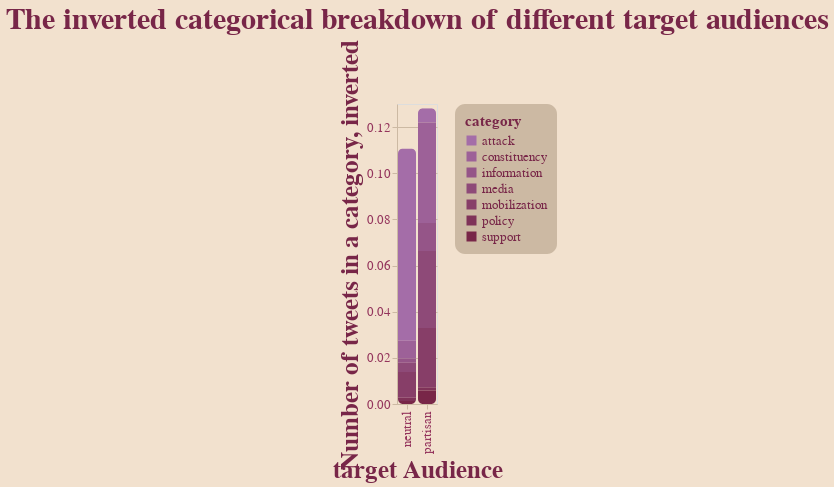

Notebook source saved alongside this figure:
### Markdown cell above
At this point I realized I wanted to make it seem that attackign tweets were the most popular, when in actuality they are barely a category at all. To go about this, I was consdierng many ways of presenting the data, but all of them seemed **just too readable!** So instead settled for a good old fashion data transformation:

#### **ENTER IN THE MAGICAL 1 / X**

I decided what better way to make the data and trends of a graph more clear than to just invert all the numbers!

And so, that is exactly what I did! The following graph, an "inversion" of the first graph,  does not just present the data relationships completley backward, but it **certainly does not make it clear what transformation I used to get the data to that point :))**

### Code cell
unequal_misleading = chart.mark_bar().encode (
    alt.X( "bias-trun", title="target Audience" ),
    alt.Y( "invert", title="Number of tweets in a category, inverted" ),
    alt.Color( "category" )
).properties(
    title="The inverted categorical breakdown of different target audiences"
)

apply_all(unequal_misleading, pallet)

### Figure 1 — Vega-Lite specification as saved in the notebook (floating-point values rounded to 4 significant figures)
{"config": {"view": {"continuousWidth": 400, "continuousHeight": 300}, "axis": {"domainColor": "#CCB9A3", "gridColor": "#CCB9A3", "labelColor": "#94345C", "labelFontSize": 13, "tickColor": "#CCB9A3", "titleColor": "#782648", "titleFontSize": 25}, "background": "#F2E1CE", "bar": {"cornerRadius": 5}, "font": "DINCondensed-Bold", "legend": {"cornerRadius": 10, "fillColor": "#CCB9A3", "labelColor": "#782648", "labelFontSize": 13, "padding": 10, "titleColor": "#782648", "titleFontSize": 15}, "range": {"category": ["#A46DA8", "#9D6198", "#955588", "#8E4A78", "#873E68", "#7F3258", "#782648"]}, "title": {"color": "#782648", "fontSize": 30}}, "data": {"name": "data-b18f56463b49e574ace535444f5bfcab"}, "mark": "bar", "encoding": {"color": {"field": "category", "type": "nominal"}, "x": {"field": "bias-trun", "title": "target Audience", "type": "nominal"}, "y": {"field": "invert", "title": "Number of tweets in a category, inverted", "type": "quantitative"}}, "title": "The inverted categorical breakdown of different target audiences", "$schema": "https://vega.github.io/schema/vega-lite/v4.17.0.json", "datasets": {"data-b18f56463b49e574ace535444f5bfcab": [{"bias-trun": "partisan", "category": "policy", "value": 706, "perc": 58.35, "invert": 0.001416, "invert-perc": 1.105, "Unnamed: 6": null, "Unnamed: 7": null, "Unnamed: 8": null, "Unnamed: 9": null}, {"bias-trun": "partisan", "category": "attack", "value": 160, "perc": 13.22, "invert": 0.00625, "invert-perc": 4.875, "Unnamed: 6": null, "Unnamed: 7": null, "Unnamed: 8": null, "Unnamed: 9": null}, {"bias-trun": "partisan", "category": "information", "value": 82, "perc": 6.777, "invert": 0.0122, "invert-perc": 9.513, "Unnamed: 6": null, "Unnamed: 7": null, "Unnamed: 8": "total=", "Unnamed: 9": 5000.0}, {"bias-trun": "partisan", "category": "mobilization", "value": 39, "perc": 3.223, "invert": 0.02564, "invert-perc": 20.0, "Unnamed: 6": null, "Unnamed: 7": null, "Unnamed: 8": "partisan total=", "Unnamed: 9": 1210.0}, {"bias-trun": "partisan", "category": "support", "value": 170, "perc": 14.05, "invert": 0.005882, "invert-perc": 4.589, "Unnamed: 6": null, "Unnamed: 7": null, "Unnamed: 8": "neutral total=", "Unnamed: 9": 2499.0}, {"bias-trun": "partisan", "category": "constituency", "value": 23, "perc": 1.901, "invert": 0.04348, "invert-perc": 33.92, "Unnamed: 6": null, "Unnamed: 7": null, "Unnamed: 8": null, "Unnamed: 9": null}, {"bias-trun": "partisan", "category": "media", "value": 30, "perc": 2.479, "invert": 0.03333, "invert-perc": 26.0, "Unnamed: 6": null, "Unnamed: 7": null, "Unnamed: 8": "total-inv", "Unnamed: 9": 0.239}, {"bias-trun": "neutral", "category": "policy", "value": 705, "perc": 28.21, "invert": 0.001418, "invert-perc": 1.281, "Unnamed: 6": null, "Unnamed: 7": null, "Unnamed: 8": "partisan inv", "Unnamed: 9": 0.1282}, {"bias-trun": "neutral", "category": "attack", "value": 12, "perc": 0.4802, "invert": 0.08333, "invert-perc": 75.23, "Unnamed: 6": null, "Unnamed: 7": null, "Unnamed: 8": "neutral inv", "Unnamed: 9": 0.1108}, {"bias-trun": "neutral", "category": "information", "value": 565, "perc": 22.61, "invert": 0.00177, "invert-perc": 1.598, "Unnamed: 6": null, "Unnamed: 7": null, "Unnamed: 8": null, "Unnamed: 9": null}, {"bias-trun": "neutral", "category": "mobilization", "value": 90, "perc": 3.601, "invert": 0.01111, "invert-perc": 10.03, "Unnamed: 6": null, "Unnamed: 7": null, "Unnamed: 8": null, "Unnamed: 9": null}, {"bias-trun": "neutral", "category": "support", "value": 751, "perc": 30.05, "invert": 0.001332, "invert-perc": 1.202, "Unnamed: 6": null, "Unnamed: 7": null, "Unnamed: 8": null, "Unnamed: 9": null}, {"bias-trun": "neutral", "category": "constituency", "value": 129, "perc": 5.162, "invert": 0.007752, "invert-perc": 6.999, "Unnamed: 6": null, "Unnamed: 7": null, "Unnamed: 8": null, "Unnamed: 9": null}, {"bias-trun": "neutral", "category": "media", "value": 247, "perc": 9.884, "invert": 0.004049, "invert-perc": 3.655, "Unnamed: 6": null, "Unnamed: 7": null, "Unnamed: 8": null, "Unnamed: 9": null}]}}
